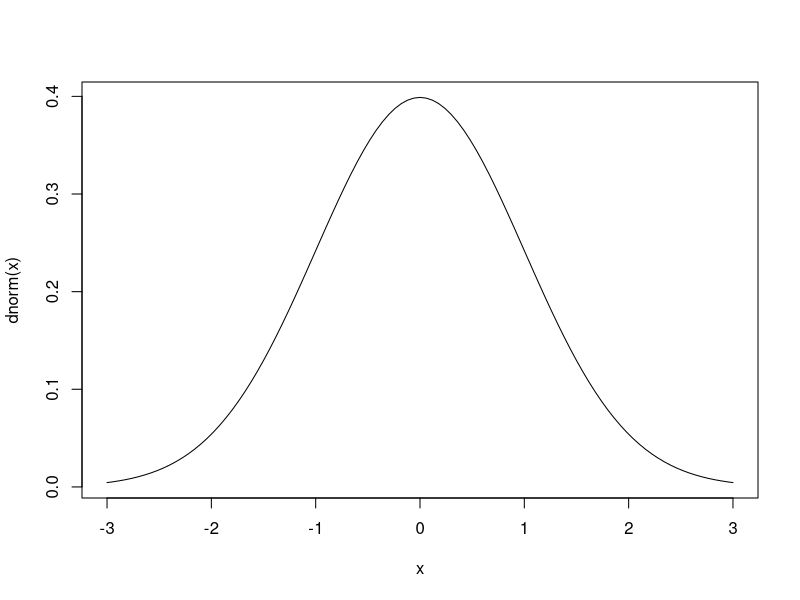
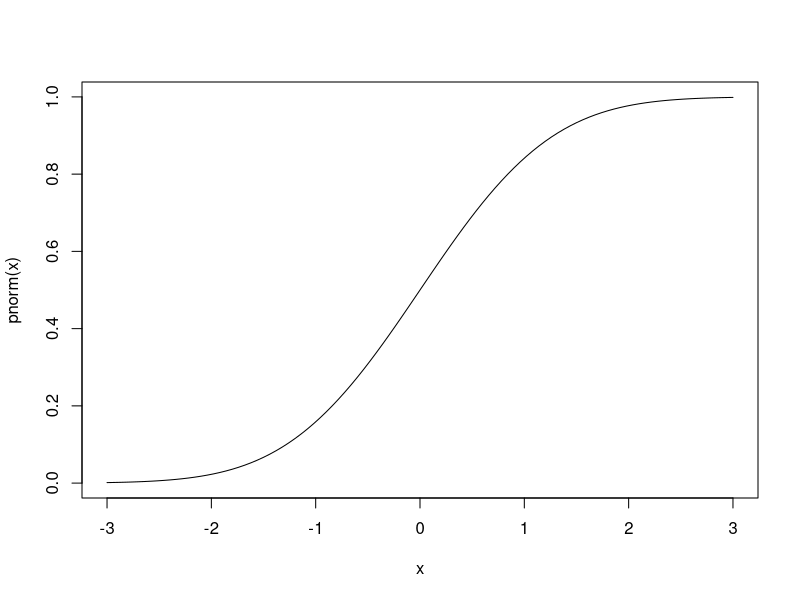
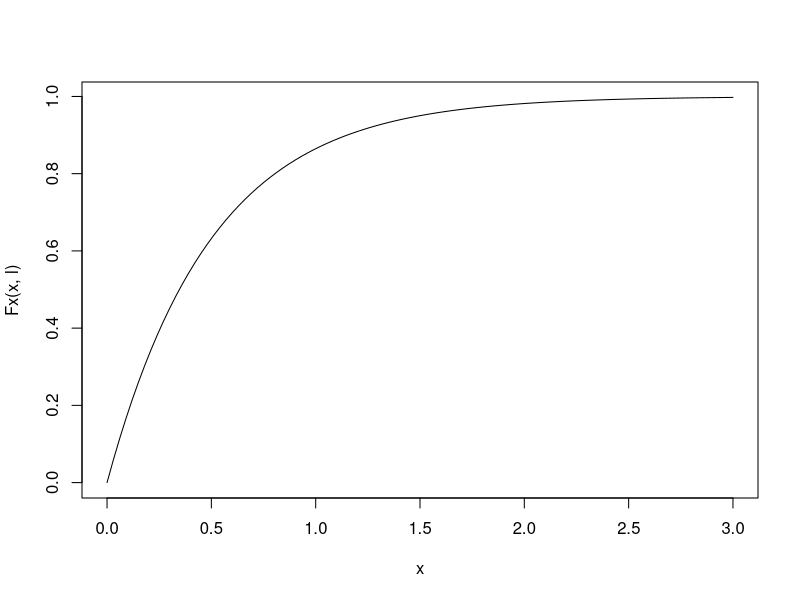
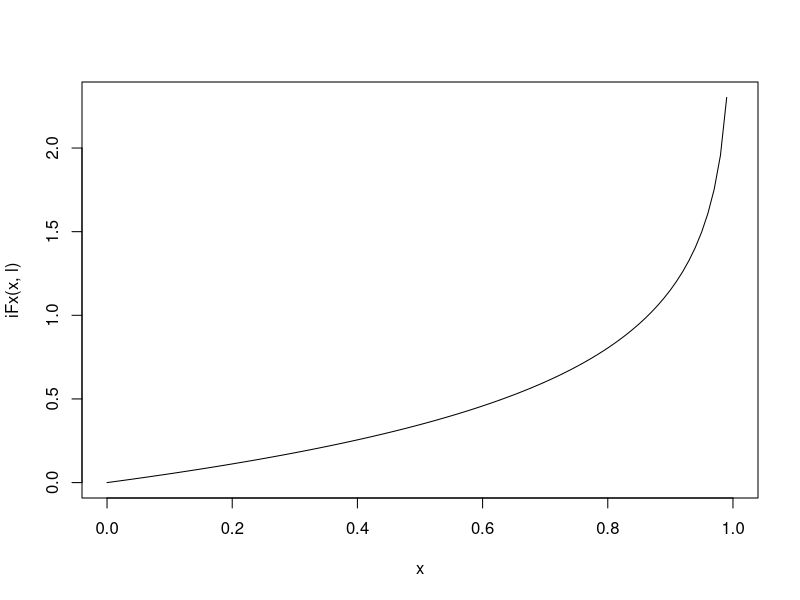
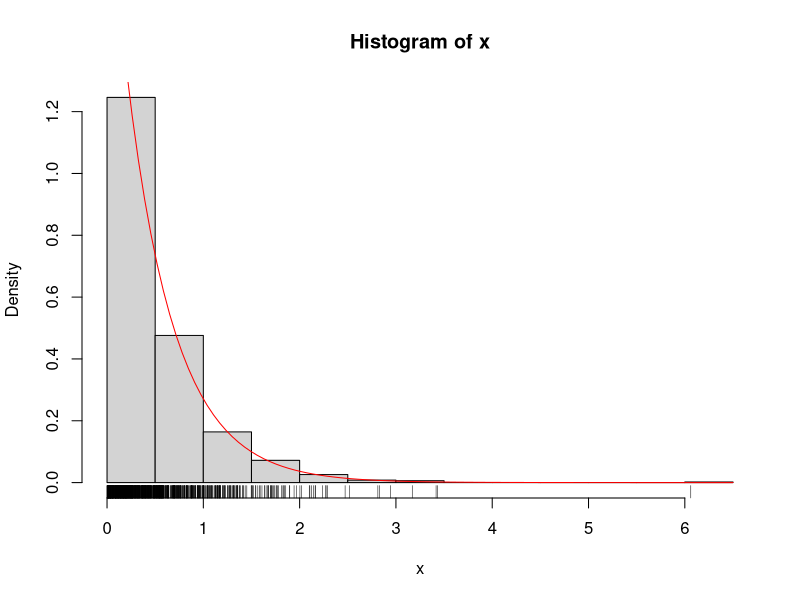
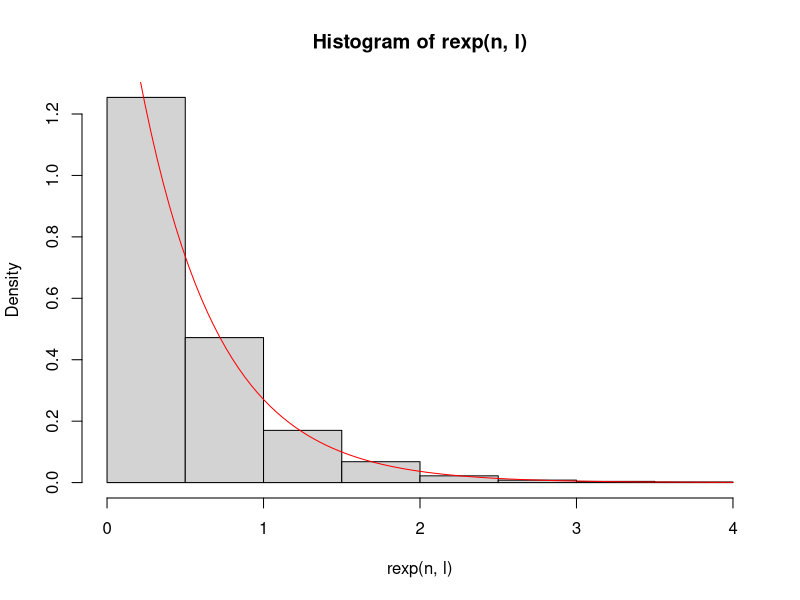
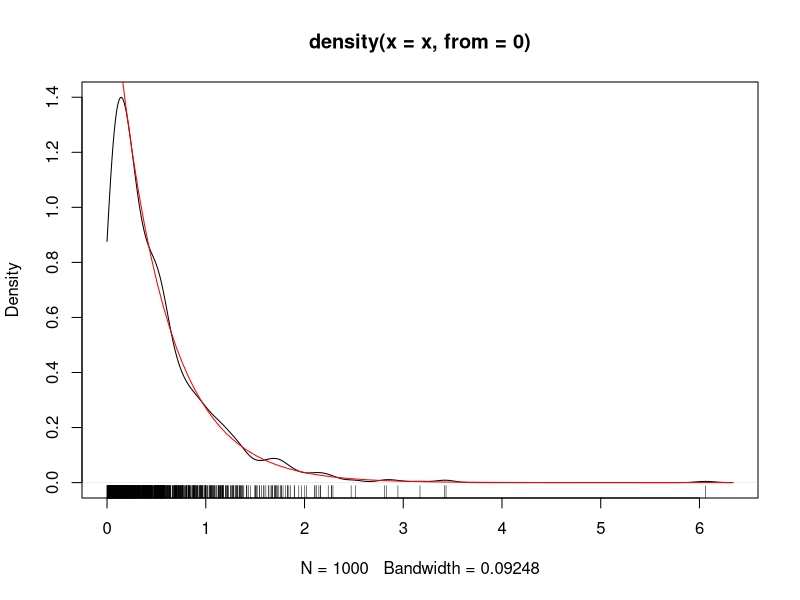
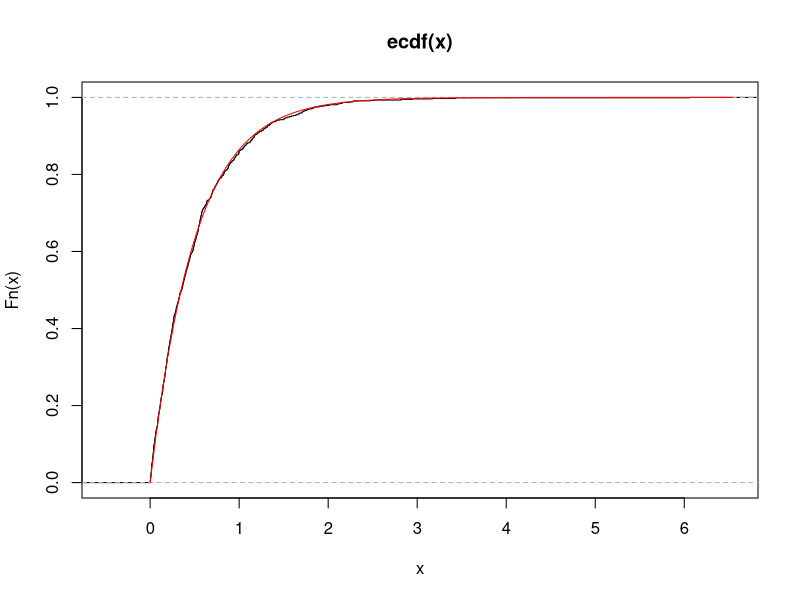

Write R code to recreate these figures, in order.
################################################
###    Ciência de dados em software livre    ###
###         http://filipezabala.com          ###
###  https://github.com/filipezabala/cddesl  ###
###            Início: 2020-10-11            ###
###      Última atualização: 2021-07-03      ###
################################################

# Playlist
# https://www.youtube.com/playlist?list=PLgnUrXr7_7coSfm067nFXPvShO18o6GQ_

### Textos
# https://cran.r-project.org/doc/manuals/r-release/R-intro.pdf
# http://r4ds.had.co.nz/
# https://www.curso-r.com/
# https://www.ufrgs.br/wiki-r
# http://www.burns-stat.com/pages/Tutor/R_inferno.pdf
# https://www.amazon.com/ggplot2-Elegant-Graphics-Data-Analysis/dp/331924275X/

### Formulários e resumos
# https://www.rstudio.com/resources/cheatsheets/
# https://www.causascientia.org/math_stat/Dists/Compendium.pdf

### Gráficos
# https://plot.ly/r/
# https://www.r-graph-gallery.com/
# https://github.com/d3/d3/wiki/Gallery
# http://kateto.net/network-visualization
# https://www.shinyapps.org/apps/RGraphCompendium/index.php
# http://r-statistics.co/Top50-Ggplot2-Visualizations-MasterList-R-Code.html

### Links para a instalação do R e RStudio
# https://cloud.r-project.org/
# https://www.rstudio.com/products/rstudio/download/preview/

### (R) tools
# https://cran.r-project.org/bin/windows/Rtools/
# https://cran.r-project.org/bin/macosx/tools/

### Tópicos
#  0 A primeira seção de R e RStudio
#  1 Funções básicas do R e RStudio
#  2 Objetos e funções úteis
#  3 Criando e manipulando funções
#  4 Manipulando dados com dplyr and tidyr
#  5 Estatística	descritiva, visualização e séries temporais
#  6 Probabilidade
#  7 Cadeias de Markov
#  8 Simulação  <-- 
#  9 Inferência
# 10 Tópicos em Modelos Lineares Generalizados
# 11 Aprendizado de máquina


###################
### 8 Simulação ###
###################

## Método da transformação inversa

curve(dnorm(x), -3,3)
curve(pnorm(x), -3,3)

# Teorema da Transformação Integral de Probabilidade (Kotz et al (2005), p. 6476)
# Se uma variável aleatória X tem uma função de distribuição contínua 
# F(x), então a variável aleatória U = F(X) tem uma distribuição uniforme 
# no intervalo (0,1), ou seja, é uma variável aleatória U(0,1).

# 1. Gere n números (pseudo-)aleatórios de uma U(0,1)
# 2. Aplique os n números em F^{-1}, a inversa da função F desejada
# 3. Calcule F^{-1}(u)


# Distribuição exponencial
# (adaptado de http://www.leg.ufpr.br/~walmes/ensino/ce089-2015-02/aula03_tip-2015-02.html )
Fx <- function(x, lambda){
  1-exp(-lambda*x)
}

iFx <- function(x, lambda){
  -log(1-x)/lambda
}

# gráficos das funções
l <- 2
curve(Fx(x, l), 0, 3)
curve(iFx(x, l), 0, 1)

# simulando
n <- 1000
u <- runif(n)
x <- iFx(u, l)

# histograma
hist(x, probability = T)
curve(l*exp(-l*x), add = T, col = 'red')
rug(x)
hist(rexp(n, l), probability = T) # função stats::rexp
curve(l*exp(-l*x), add = T, col = 'red')

# densidade
plot(density(x, from = 0))
curve(l*exp(-l*x), add = T, col = 'red')
rug(x)

# FDA empírica
plot(ecdf(x))
curve(Fx(x, lambda = l), add = T, col = 'red', from = 0)

# PP-plot
Pobs <- (1:length(x))/length(x) # Freq. rel. acum. observadas.
Pteo <- Fx(sort(x), lambda = l) # Prob acum. teóricas.

plot(Pobs ~ Pteo, pch = '.',
     xlab = 'Frequências relativas acumuladas teóricas',
     ylab = 'Probabilidades acumuladas observadas')
abline(a = 0, b = 1, col = 'red')

# Exercício. Considere a função f(x) = 2x/9, 0 < x < 3.
# a. Verifique se f(x) é uma função densidade de probabilidade.
# b. Encontre F(x). R. F(x) = x^2/9
# c. Simule F(x) pelo método da da transformação inversa.


## Método da rejeição

# 1. Retire uma amostra de um ponto no eixo x da distribuição da proposta.
# 2. Desenhe uma linha vertical nesta posição x, até o valor y máximo da função 
# de densidade de probabilidade da distribuição da proposta.
# 3. Faça a amostragem uniformemente ao longo desta linha de 0 ao máximo da 
# função de densidade de probabilidade. Se o valor amostrado for maior que o 
# valor da distribuição desejada nesta linha vertical, rejeite o valor x e 
# volte para a etapa 1; caso contrário, o valor x é uma amostra da distribuição desejada.


# Adaptado de Esteves, Izbicki & Stern (2020-01-10) - Inferência Bayesiana. p. 91
# https://raw.githubusercontent.com/rbstern/bayesian_inference_book/gh-pages/book.pdf

#############################################################################
## Código ilustrativo em R para o método da rejeição                       ##
## B: tamanho da amostra a ser gerada                                      ##
## pf.avaliar: calcula o valor de uma função proporcional a f.             ##
## h.avaliar: calcula o valor da densidade h.                              ##
## h.gerar: gera uma variável aleatória com densidade h.                   ##
## M: a constante usada no método da rejeição.                             ##
## retorna: uma variável aleatória de densidade proporcional a pf.avaliar. ## 
############################################################################# 

amostrador_rejeicao <- function(B, pf.avaliar, h.avaliar, h.gerar, M){
  amostra <- vector('list', B) 
  for(i in 1:B){
    P <- h.gerar()
    while(runif(1,0,1) > pf.avaliar(P)/(M*h.avaliar(P))){
      P <- h.gerar() 
    }
    amostra[[i]] <- P
  }
  return(amostra) 
}

####################################################### 
## retorna: uma variável aleatória de densidade      ##
## uniforme no círculo de raio 1 e centro na origem. ## 
####################################################### 
B <- 1000
h.gerar <- function() runif(2,-1,1)
h.avaliar <- function(x) ((x[1]^2 <= 1) & (x[2]^2 <= 1))/4 
pf.avaliar <- function(x) (x[1]^2 + x[2]^2 <= 1)/pi
M <- 4/pi
dados <- amostrador_rejeicao(B, pf.avaliar, h.avaliar, h.gerar, M)

# gráficos
library(tidyverse)
names(dados) <- 1:length(dados)
dados <- as_tibble(t(bind_rows(dados)))
colnames(dados) <- c('x','y')
ggplot(dados, aes(x,y)) +
  geom_point()

